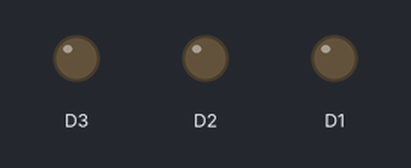
Simulated run of this sketch. Board: ESP8266 (NodeMCU). Shown: output pins drawn as LEDs (lit = HIGH).

Above: at 0.02 s.
At 2.87 s:
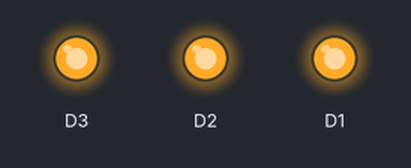
Timing chart, 0 to 3.2 s (numbered marks = the images above):
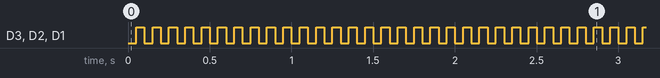

Measured:
- by itself, D3, D2, D1: alternates HIGH for 0.05 s and LOW for 0.05 s

The sketch:

ledmerah.ino
```cpp
#include <dummy.h>

// the setup function runs once when you press reset or power the board
void setup() {
  // initialize digital pin LED_BUILTIN as an output.
  pinMode(D1, OUTPUT);
  pinMode(D2, OUTPUT);
  pinMode(D3, OUTPUT);
  //pinMode(D4, OUTPUT);

}

// the loop function runs over and over again forever
void loop() {
  digitalWrite(D1, LOW);
  digitalWrite(D2, LOW);
  digitalWrite(D3, LOW);
  //digitalWrite(D4, LOW);
  delay(50);
  //digitalWrite(D2, HIGH);
  digitalWrite(D1, HIGH);
  digitalWrite(D2, HIGH);
  digitalWrite(D3, HIGH);
  //digitalWrite(D4, HIGH);
  delay(50); // wait for a second
}
```
